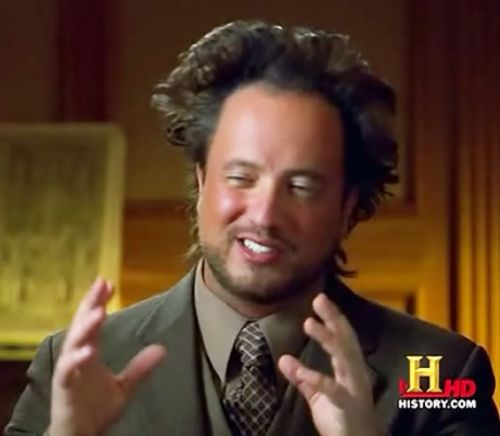
#> input picture helper-tools/gen-macros/base_imgs/Ancient-Aliens.jpg, 500 x 436 px; its folder holds only this picture in this run
$ python gen-macros.py
#> lines starting #> are read from the running program, lines starting #| are printed output that depends on the picture
from PIL import Image
from PIL import ImageFont
from PIL import ImageDraw

from math import ceil
import os
import random

# Read all possible top and bottom texts ---------------------------------------
with open('top.txt') as t:
#> (reads helper-tools/gen-macros/top.txt from the repository)
    top_options = t.readlines()
top_options = [x.strip() for x in top_options]

with open('bot.txt') as b:
#> (reads helper-tools/gen-macros/bot.txt from the repository)
    bot_options = b.readlines()
bot_options = [x.strip() for x in bot_options]

# Function to superimpose text on an image -------------------------------------
def drawText(img, textstr, position):
    # Make font size 7% of the image width
    font = ImageFont.truetype("impact.ttf", ceil(img.size[0] * 0.07))

    text_x = font.getsize(textstr)[0]
    text_y = font.getsize(textstr)[1]
    x = (img.size[0] - text_x) / 2

    if position == "TOP":
        y = 5
    elif position == "BOT":
        y = img.size[1] - text_y - 10

    if text_x >= img.size[0]:
        sp = textstr.split()
        words = len(sp)
        topline = ""
        nextline = ""
        for i in range(0, words // 2):
            topline += sp[i] + " "

        for i in range(words // 2, words):
            nextline += sp[i] + " "

        nextx = (img.size[0] - font.getsize(nextline)[0]) / 2
        draw.text((nextx + 2, y + text_y + 8), nextline, (0, 0, 0), font=font)
        draw.text((nextx, y + text_y + 5), nextline, (255, 255, 255), font=font)

        textstr = topline
        x = (img.size[0] - font.getsize(textstr)[0]) / 2

    draw.text((x + 2, y + 2), textstr, (0, 0, 0), font=font)
    draw.text((x, y), textstr, (255, 255, 255), font=font)

# Create the memes! ---------------------------------------------------------------
# make sure output directory exists:
if not os.path.exists('random_memes'):
    os.makedirs('random_memes')

# loop through templates & randomly assign text
count = 0
for filename in os.listdir("base_imgs"):
    img = Image.open("base_imgs/" + filename)
#> img is the input picture: PIL image 500x436 RGB; mean R, G, B 89.7, 62.7, 41.1
    draw = ImageDraw.Draw(img)

    text_top = random.choice(top_options)
    text_bot = random.choice(bot_options)

    drawText(img, text_top, "TOP")
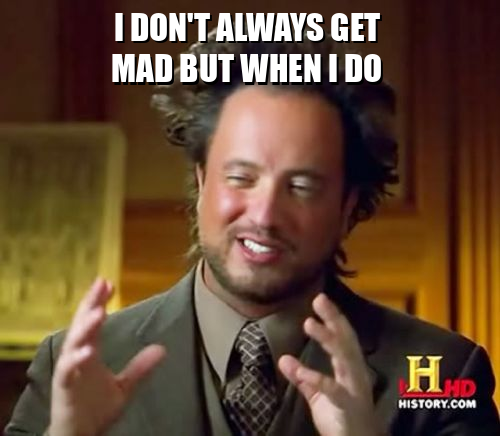
#> img: PIL image 500x436 RGB; mean R, G, B 97.9, 71.9, 50.9
    drawText(img, text_bot, "BOT")

    img.save('random_memes/wow' + str(count) + '.jpg')
    count += 1
